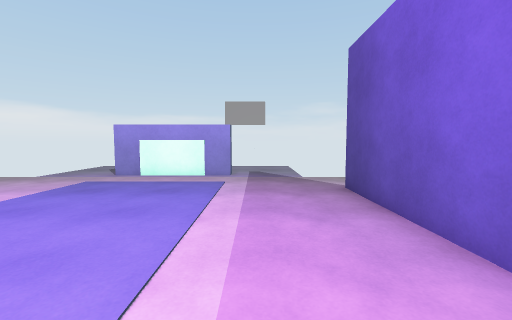
[1] (above)

14 first-person views from a walk through a 3-D level made in the Unity game engine. The camera is 1.3 m above the floor, tilts 4° down and sees 90° across. The floor is counted in squares, 1 m on a side. Each view is taken from the middle of a square. On the plan, view 1 faces up. The plan holds only what a view shows up to about 13 squares ahead; the rest is blank. The place goes on beyond the plan. The player is left out. Some animated figures are not drawn. Surface patterns are stand-ins for the level's own textures.

[2]
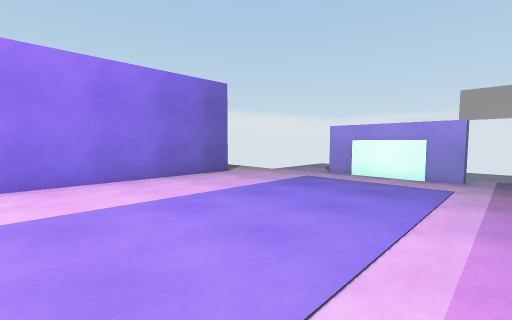

[3]
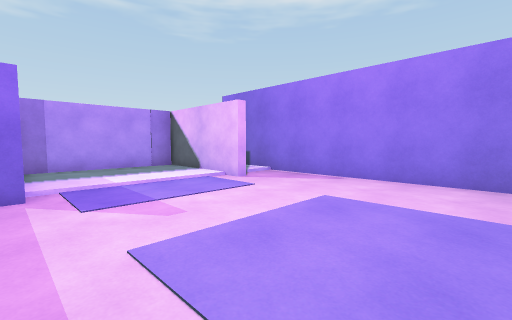

[4]
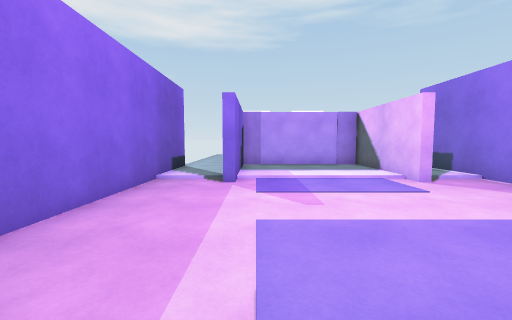

[5]
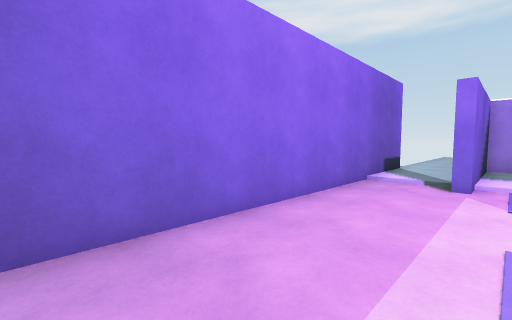

[6]
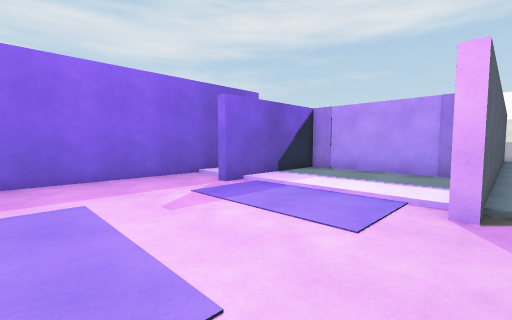

[7]
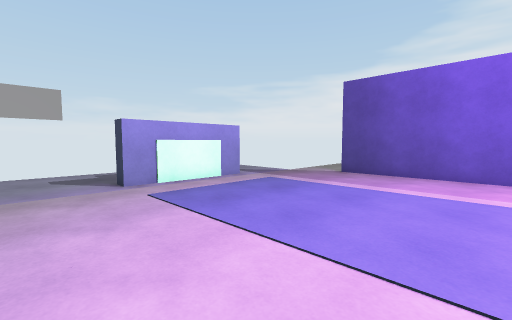

[8]
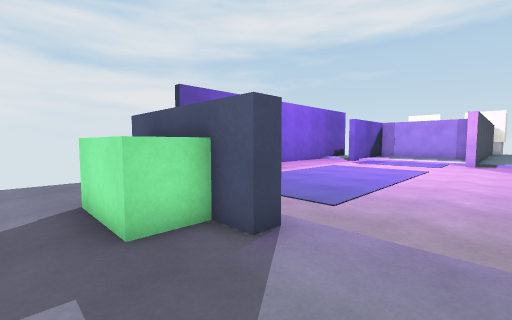

[9]
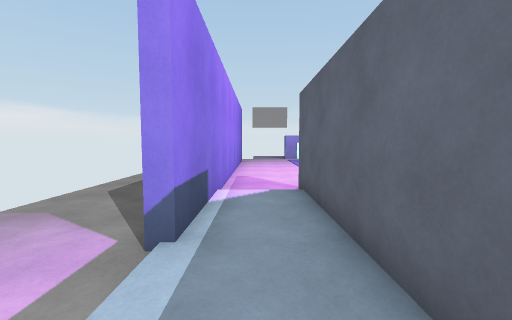

[10]
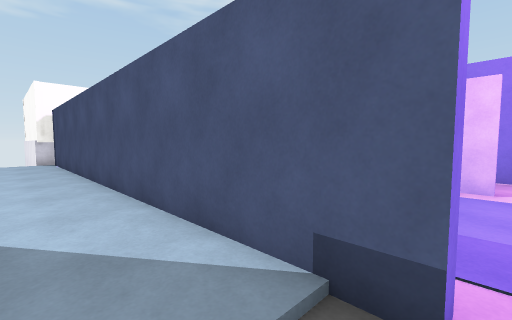

[11]
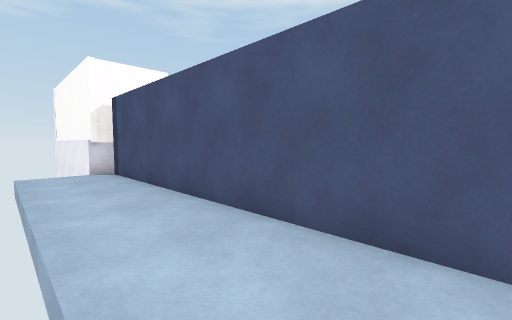

[12]
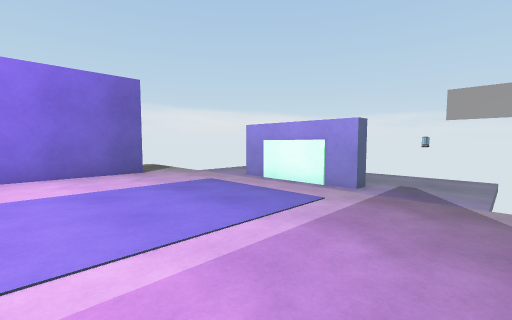

[13]
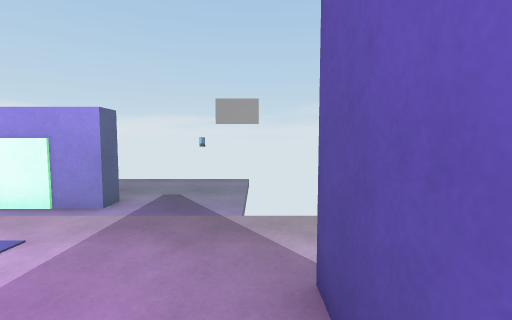

[14]
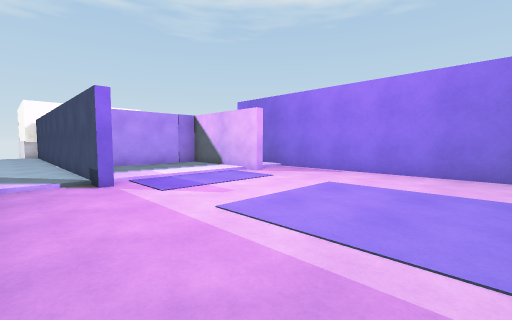

### Floor plan
Points are (right, up) in squares from view 1. A wall is a line through its corners. A room is listed if a view was taken in it or the views show most of it. See-through windows are left out.
Room 1 (views 1, 2, 3, 4, 5, 6, 7, 8, 10, 12, 13, 14)
walls: (-9, 7.4) (-9, -8.8); (-1, 10.5) (-1, 10) (-5.5, 10) (-5.5, 10.5) (-1.9, 10.5); (-6.7, -8.4) (-6.7, -4.2) (-6.3, -4.2) (-6.3, -9.1); (-5.4, -9.5) (-1.4, -9.5); (-0.3, -9.5) (-0.3, -4.2) (0.1, -4.2) (0.1, -9.4); (2.5, -8.9) (2.5, 7.2)
ways out: opening at (-9, 8.5) to room 2; opening at (-8, -9) to room 2; opening at (1.5, -8.5) to room 3; opening at (3, 8.5) to room 3
objects: other object (-4, 11) to (-2, 12); other object (-1, -10)
Room 2 (view 9)
walls: (-9, -8.8) (-9.5, -8.8); (-6.7, -17) (-6.7, -8.4)
ways out: opening at (-9, 8.5) to room 1; opening at (-8, -9) to room 1
Room 3 (view 11)
walls: (0.1, -9.4) (0.1, -20.2); (-0.1, -20.7) (0.7, -20.7)
ways out: opening at (1.5, -8.5) to room 1; opening at (3, 8.5) to room 1; gap at (0, -20)

Positions as (right, up) in squares from view 1, and headings:
1: (0, 0), facing up
2: (0, 0), facing up-left
3: (0, 3), facing down-left
4: (-1, 4), facing down
5: (-1, 4), facing down-right
6: (-7, 1), facing down-right
7: (-8, 2), facing up-right
8: (-8, 13), facing down-right
9: (-8, -12), facing up
10: (2, -4), facing down-left
11: (3, -10), facing down-left
12: (2, 3), facing up-left
13: (2, 5), facing up
14: (2, 4), facing down-left
